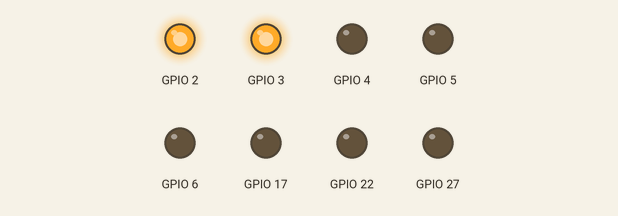
Simulated run of this program. Board: Raspberry Pi (BCM pin numbers). Shown: output pins drawn as LEDs (lit = HIGH).

Above: at 0.15 s.
At 0.75 s:
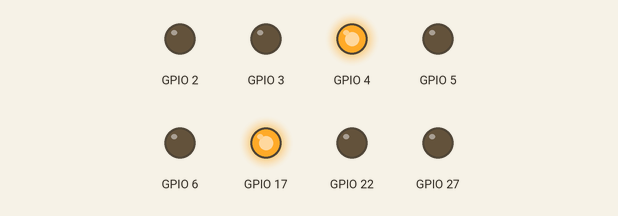
At 1.65 s:
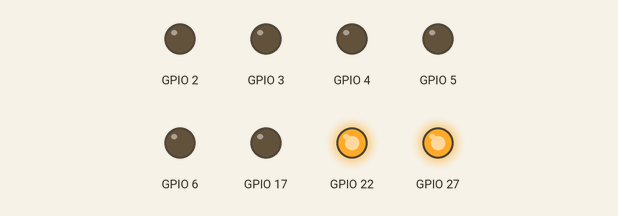
At 3.1 s:
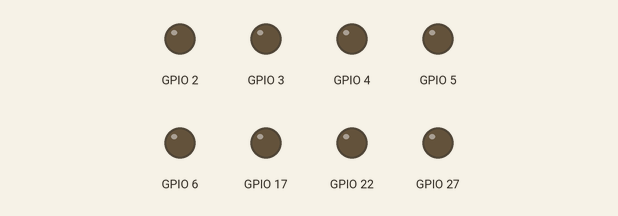
At 4.7 s:
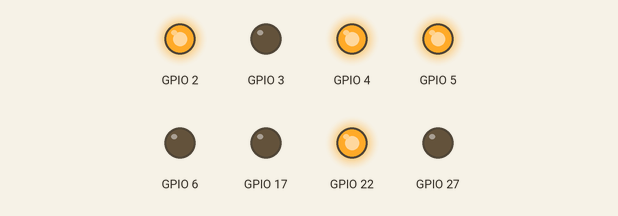
At 7.35 s:
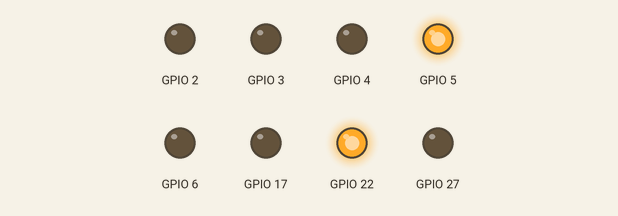
Timing chart, 0 to 7.8 s (numbered marks = the images above):
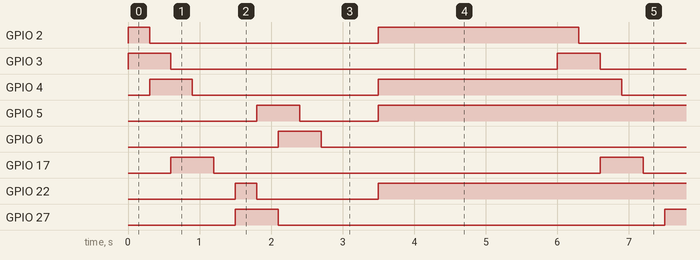

Measured:
- by itself, GPIO 2: repeats every 6.0 s: LOW 3.2 s, HIGH 2.8 s
- by itself, GPIO 3, GPIO 6, GPIO 17, GPIO 27: alternates HIGH for 0.60 s and LOW for 5.4 s
- by itself, GPIO 4: repeats every 6.0 s: LOW 2.6 s, HIGH 3.4 s
- by itself, GPIO 5: repeats every 6.0 s: LOW 1.1 s, HIGH 4.9 s
- by itself, GPIO 22: repeats every 6.0 s: LOW 1.7 s, HIGH 4.3 s

The program:

LedFlasher-Dr.Siadat-Frajzadeh-Dadrass.py
```python
#################################################
#########       Dr.Safieh Siadat        #########
#########       Danial Farajzade        #########
#########       Alireza Dadrass         #########
#################################################


import RPi.GPIO as GPIO
import time
GPIO.setmode(GPIO.BCM)
GPIO.setup(2, GPIO.OUT)
GPIO.setup(3, GPIO.OUT)
GPIO.setup(4, GPIO.OUT)
GPIO.setup(5, GPIO.OUT)
GPIO.setup(6, GPIO.OUT)
GPIO.setup(17, GPIO.OUT)
GPIO.setup(22, GPIO.OUT)
GPIO.setup(27, GPIO.OUT)

def High(channel):
        GPIO.output(channel, GPIO.HIGH)
def Low(channel):
        GPIO.output(channel, GPIO.LOW)
def Sleep(t):
        time.sleep(t)

def Blue():
        High(2)
        High(3)
        Sleep(0.3)
        High(4)
        Low(2)
        Sleep(0.3)
        High(17)
        Low(3)
        Sleep(0.3)
        Low(4)
        Sleep(0.3)
        Low(17)
        Sleep(0.3)

def All():
        High(2)
        Low(3)
        High(4)
        Low(17)
        High(22)
        Low(27)
        High(5)
        Low(6)

def LAll():
        Low(2)
        Low(3)
        Low(4)
        Low(17)
        Low(22)
        Low(27)
        Low(5)
        Low(6)

def Red():
        High(22)
        High(27)
        Sleep(0.3)
        High(5)
        Low(22)
        Sleep(0.3)
        High(6)
        Low(27)
        Sleep(0.3)
        Low(5)
        Sleep(0.3)
        Low(6)
        Sleep(0.3)

while True:
        Blue()
        Red()
        Sleep(0.5)
        All()
        Sleep(2.5)
```
